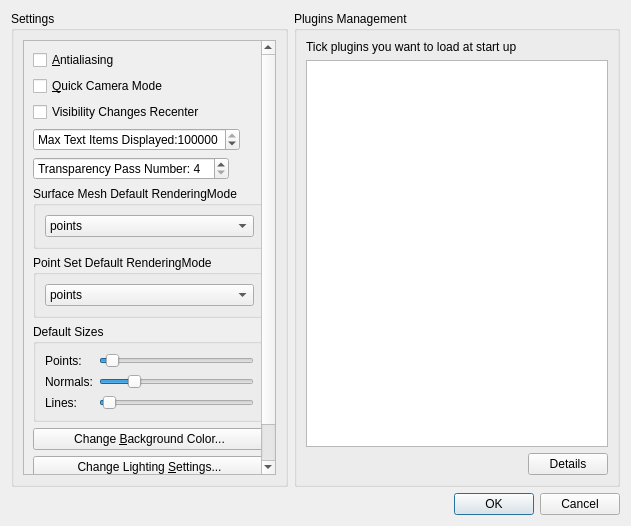
<?xml version="1.0" encoding="UTF-8"?>
<ui version="4.0">
 <class>PreferencesDialog</class>
 <widget class="QDialog" name="PreferencesDialog">
  <property name="geometry">
   <rect>
    <x>0</x>
    <y>0</y>
    <width>631</width>
    <height>526</height>
   </rect>
  </property>
  <property name="sizePolicy">
   <sizepolicy hsizetype="Fixed" vsizetype="Preferred">
    <horstretch>0</horstretch>
    <verstretch>0</verstretch>
   </sizepolicy>
  </property>
  <property name="windowTitle">
   <string>Preferences</string>
  </property>
  <layout class="QVBoxLayout" name="verticalLayout" stretch="1,1">
   <item>
    <layout class="QHBoxLayout" name="horizontalLayout" stretch="0,0">
     <item>
      <widget class="QGroupBox" name="groupBox_2">
       <property name="sizePolicy">
        <sizepolicy hsizetype="Preferred" vsizetype="Preferred">
         <horstretch>0</horstretch>
         <verstretch>0</verstretch>
        </sizepolicy>
       </property>
       <property name="title">
        <string>Settings</string>
       </property>
       <layout class="QVBoxLayout" name="verticalLayout_4">
        <item>
         <widget class="QScrollArea" name="scrollArea">
          <property name="sizePolicy">
           <sizepolicy hsizetype="Fixed" vsizetype="Preferred">
            <horstretch>0</horstretch>
            <verstretch>0</verstretch>
           </sizepolicy>
          </property>
          <property name="verticalScrollBarPolicy">
           <enum>Qt::ScrollBarAsNeeded</enum>
          </property>
          <property name="horizontalScrollBarPolicy">
           <enum>Qt::ScrollBarAlwaysOff</enum>
          </property>
          <property name="sizeAdjustPolicy">
           <enum>QAbstractScrollArea::AdjustIgnored</enum>
          </property>
          <property name="widgetResizable">
           <bool>true</bool>
          </property>
          <widget class="QWidget" name="scrollAreaWidgetContents">
           <property name="geometry">
            <rect>
             <x>0</x>
             <y>0</y>
             <width>225</width>
             <height>467</height>
            </rect>
           </property>
           <layout class="QVBoxLayout" name="verticalLayout_3">
            <item>
             <widget class="QCheckBox" name="antialiasingCheckBox">
              <property name="text">
               <string>&amp;Antialiasing</string>
              </property>
             </widget>
            </item>
            <item>
             <widget class="QCheckBox" name="quick_cameraCheckBox">
              <property name="text">
               <string>&amp;Quick Camera Mode</string>
              </property>
             </widget>
            </item>
            <item>
             <widget class="QCheckBox" name="offset_updateCheckBox">
              <property name="text">
               <string>Visibility Changes Recenter</string>
              </property>
             </widget>
            </item>
            <item>
             <widget class="QSpinBox" name="max_itemsSpinBox">
              <property name="sizePolicy">
               <sizepolicy hsizetype="Fixed" vsizetype="Fixed">
                <horstretch>0</horstretch>
                <verstretch>0</verstretch>
               </sizepolicy>
              </property>
              <property name="prefix">
               <string>Max Text Items Displayed:</string>
              </property>
              <property name="minimum">
               <number>1</number>
              </property>
              <property name="maximum">
               <number>999999999</number>
              </property>
              <property name="value">
               <number>100000</number>
              </property>
             </widget>
            </item>
            <item>
             <widget class="QSpinBox" name="transpSpinBox">
              <property name="sizePolicy">
               <sizepolicy hsizetype="Fixed" vsizetype="Fixed">
                <horstretch>0</horstretch>
                <verstretch>0</verstretch>
               </sizepolicy>
              </property>
              <property name="prefix">
               <string>Transparency Pass Number: </string>
              </property>
              <property name="minimum">
               <number>4</number>
              </property>
              <property name="value">
               <number>4</number>
              </property>
             </widget>
            </item>
            <item>
             <widget class="QGroupBox" name="groupBox_3">
              <property name="title">
               <string>Surface Mesh Default RenderingMode</string>
              </property>
              <layout class="QVBoxLayout" name="verticalLayout_5">
               <item>
                <widget class="QComboBox" name="surface_meshComboBox">
                 <property name="currentIndex">
                  <number>0</number>
                 </property>
                 <item>
                  <property name="text">
                   <string>points</string>
                  </property>
                 </item>
                 <item>
                  <property name="text">
                   <string>wire</string>
                  </property>
                 </item>
                 <item>
                  <property name="text">
                   <string>Gouraud</string>
                  </property>
                 </item>
                 <item>
                  <property name="text">
                   <string>flat</string>
                  </property>
                 </item>
                 <item>
                  <property name="text">
                   <string>flat+edges</string>
                  </property>
                 </item>
                 <item>
                  <property name="text">
                   <string>TextureMode</string>
                  </property>
                 </item>
                 <item>
                  <property name="text">
                   <string>TextureMode+flat+edges</string>
                  </property>
                 </item>
                 <item>
                  <property name="text">
                   <string>Emphasizing</string>
                  </property>
                 </item>
                 <item>
                  <property name="text">
                   <string>ScalarField</string>
                  </property>
                 </item>
                </widget>
               </item>
              </layout>
             </widget>
            </item>
            <item>
             <widget class="QGroupBox" name="groupBox_4">
              <property name="title">
               <string>Point Set Default RenderingMode</string>
              </property>
              <layout class="QVBoxLayout" name="verticalLayout_6">
               <item>
                <widget class="QComboBox" name="point_setComboBox">
                 <item>
                  <property name="text">
                   <string>points</string>
                  </property>
                 </item>
                 <item>
                  <property name="text">
                   <string>shaded points</string>
                  </property>
                 </item>
                 <item>
                  <property name="text">
                   <string>pts+normals</string>
                  </property>
                 </item>
                </widget>
               </item>
              </layout>
             </widget>
            </item>
            <item>
             <widget class="QGroupBox" name="groupBox_5">
              <property name="title">
               <string>Default Sizes</string>
              </property>
              <layout class="QFormLayout" name="formLayout">
               <item row="0" column="0">
                <widget class="QLabel" name="label_2">
                 <property name="text">
                  <string>Points: </string>
                 </property>
                </widget>
               </item>
               <item row="0" column="1">
                <widget class="QSlider" name="pointsHorizontalSlider">
                 <property name="minimum">
                  <number>1</number>
                 </property>
                 <property name="maximum">
                  <number>25</number>
                 </property>
                 <property name="value">
                  <number>2</number>
                 </property>
                 <property name="orientation">
                  <enum>Qt::Horizontal</enum>
                 </property>
                </widget>
               </item>
               <item row="2" column="1">
                <widget class="QSlider" name="normalsHorizontalSlider">
                 <property name="value">
                  <number>20</number>
                 </property>
                 <property name="orientation">
                  <enum>Qt::Horizontal</enum>
                 </property>
                </widget>
               </item>
               <item row="3" column="1">
                <widget class="QSlider" name="linesHorizontalSlider">
                 <property name="value">
                  <number>2</number>
                 </property>
                 <property name="tracking">
                  <bool>false</bool>
                 </property>
                 <property name="orientation">
                  <enum>Qt::Horizontal</enum>
                 </property>
                </widget>
               </item>
               <item row="2" column="0">
                <widget class="QLabel" name="label_3">
                 <property name="text">
                  <string>Normals:</string>
                 </property>
                </widget>
               </item>
               <item row="3" column="0">
                <widget class="QLabel" name="label_4">
                 <property name="text">
                  <string>Lines:</string>
                 </property>
                </widget>
               </item>
              </layout>
             </widget>
            </item>
            <item>
             <widget class="QPushButton" name="background_colorPushButton">
              <property name="text">
               <string>Change &amp;Background Color...</string>
              </property>
             </widget>
            </item>
            <item>
             <widget class="QPushButton" name="lightingPushButton">
              <property name="text">
               <string>Change Lighting &amp;Settings...</string>
              </property>
             </widget>
            </item>
            <item>
             <widget class="QPushButton" name="default_save_asPushButton">
              <property name="text">
               <string>Change Default Saveas Dir...</string>
              </property>
             </widget>
            </item>
            <item>
             <spacer name="verticalSpacer">
              <property name="orientation">
               <enum>Qt::Vertical</enum>
              </property>
              <property name="sizeHint" stdset="0">
               <size>
                <width>20</width>
                <height>40</height>
               </size>
              </property>
             </spacer>
            </item>
           </layout>
          </widget>
         </widget>
        </item>
       </layout>
      </widget>
     </item>
     <item>
      <widget class="QGroupBox" name="groupBox">
       <property name="title">
        <string>Plugins Management</string>
       </property>
       <layout class="QVBoxLayout" name="verticalLayout_2">
        <item>
         <widget class="QLabel" name="label">
          <property name="text">
           <string>Tick plugins you want to load at start up</string>
          </property>
         </widget>
        </item>
        <item>
         <widget class="QTreeWidget" name="treeWidget">
          <property name="alternatingRowColors">
           <bool>true</bool>
          </property>
          <property name="selectionMode">
           <enum>QAbstractItemView::ExtendedSelection</enum>
          </property>
          <property name="selectionBehavior">
           <enum>QAbstractItemView::SelectRows</enum>
          </property>
          <property name="headerHidden">
           <bool>true</bool>
          </property>
          <property name="columnCount">
           <number>2</number>
          </property>
          <attribute name="headerVisible">
           <bool>false</bool>
          </attribute>
          <column>
           <property name="text">
            <string notr="true">1</string>
           </property>
          </column>
          <column>
           <property name="text">
            <string notr="true">2</string>
           </property>
          </column>
         </widget>
        </item>
        <item>
         <layout class="QHBoxLayout" name="horizontalLayout_2">
          <item>
           <spacer name="horizontalSpacer">
            <property name="orientation">
             <enum>Qt::Horizontal</enum>
            </property>
            <property name="sizeHint" stdset="0">
             <size>
              <width>40</width>
              <height>20</height>
             </size>
            </property>
           </spacer>
          </item>
          <item>
           <widget class="QPushButton" name="detailsPushButton">
            <property name="text">
             <string>Details</string>
            </property>
           </widget>
          </item>
         </layout>
        </item>
       </layout>
      </widget>
     </item>
    </layout>
   </item>
   <item>
    <widget class="QDialogButtonBox" name="buttonBox">
     <property name="toolTip">
      <string/>
     </property>
     <property name="orientation">
      <enum>Qt::Horizontal</enum>
     </property>
     <property name="standardButtons">
      <set>QDialogButtonBox::Cancel|QDialogButtonBox::Ok</set>
     </property>
    </widget>
   </item>
  </layout>
 </widget>
 <resources/>
 <connections>
  <connection>
   <sender>buttonBox</sender>
   <signal>accepted()</signal>
   <receiver>PreferencesDialog</receiver>
   <slot>accept()</slot>
   <hints>
    <hint type="sourcelabel">
     <x>248</x>
     <y>254</y>
    </hint>
    <hint type="destinationlabel">
     <x>157</x>
     <y>274</y>
    </hint>
   </hints>
  </connection>
  <connection>
   <sender>buttonBox</sender>
   <signal>rejected()</signal>
   <receiver>PreferencesDialog</receiver>
   <slot>reject()</slot>
   <hints>
    <hint type="sourcelabel">
     <x>316</x>
     <y>260</y>
    </hint>
    <hint type="destinationlabel">
     <x>286</x>
     <y>274</y>
    </hint>
   </hints>
  </connection>
 </connections>
</ui>
